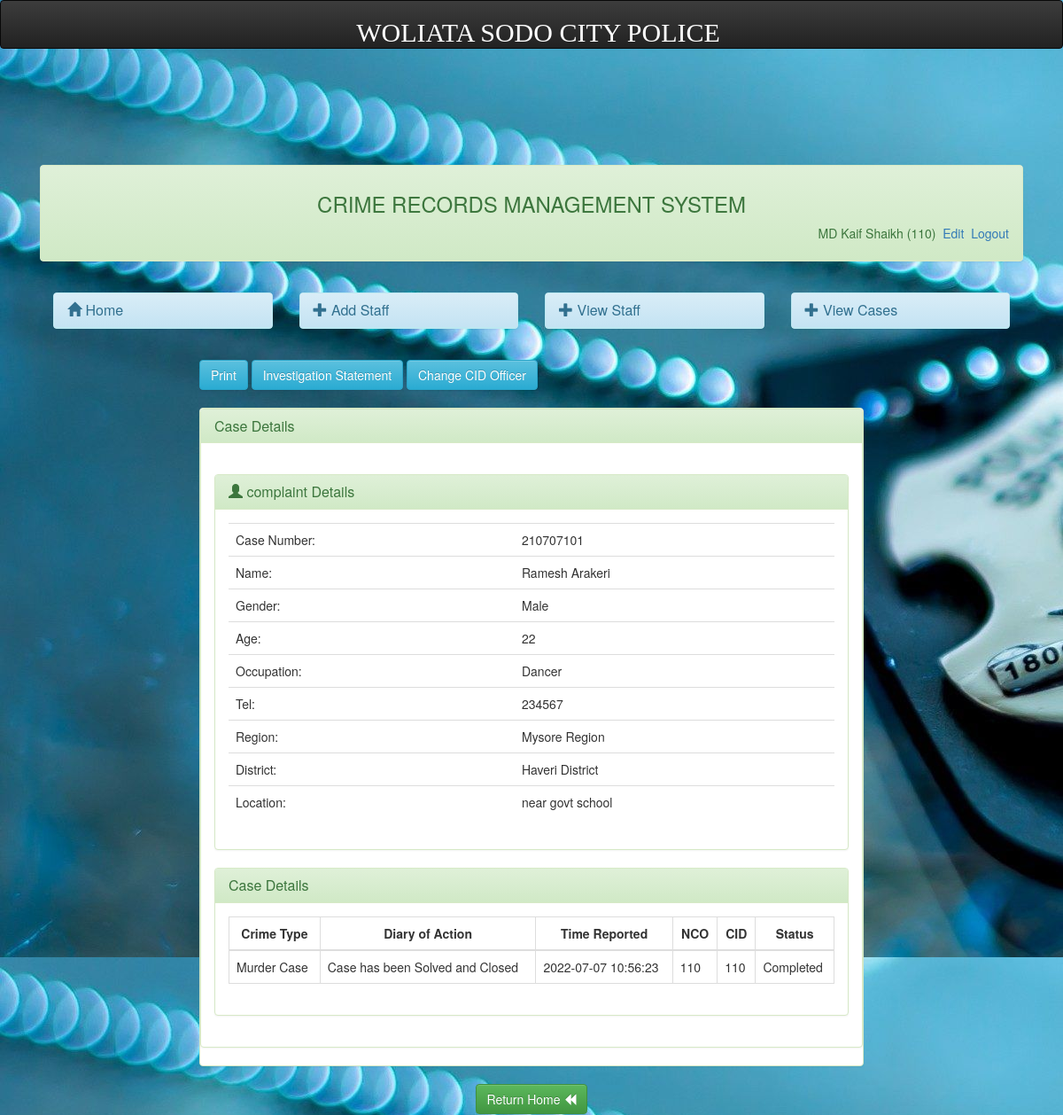
The app's page /admin/casedetails.php?id=210707101&status=Completed (signed in) with its own data.
### tables this page shows
CREATE TABLE `userlogin` (
  `id` int(11) NOT NULL,
  `staffid` varchar(20) NOT NULL,
  `status` varchar(50) NOT NULL,
  `password` varchar(50) NOT NULL,
  `surname` varchar(50) NOT NULL,
  `othernames` varchar(50) NOT NULL
);

CREATE TABLE `complaint` (
  `case_id` varchar(20) NOT NULL,
  `comp_name` varchar(100) NOT NULL,
  `tel` varchar(10) NOT NULL,
  `occupation` varchar(20) NOT NULL,
  `region` varchar(50) NOT NULL,
  `district` varchar(100) NOT NULL,
  `loc` varchar(50) NOT NULL,
  `addrs` varchar(100) NOT NULL,
  `age` int(3) NOT NULL,
  `gender` varchar(6) NOT NULL,
  `date_added` timestamp NOT NULL DEFAULT current_timestamp() ON UPDATE current_timestamp()
);

CREATE TABLE `case_table` (
  `case_id` varchar(20) NOT NULL,
  `statement` varchar(200) NOT NULL,
  `caseid` int(11) NOT NULL,
  `date_added` datetime DEFAULT NULL,
  `staffid` varchar(30) NOT NULL,
  `case_type` varchar(50) NOT NULL,
  `status` varchar(50) NOT NULL,
  `cid` varchar(20) NOT NULL DEFAULT 'Not Yet',
  `complete_date` date NOT NULL,
  `diary_of_action` varchar(200) NOT NULL
);

### admin/session.php (called while the page is built, shortened)
<?php
$session_id=$_SESSION['staffid'];
?>

### admin/casedetails.php (the view, shortened to what this page needs)
<?php
 $get_id = $_GET['id'];
 $status = $_GET['status'];
 require_once('dbconnect.php');
 include('header.php');
?>
<div class="container-fluid">
	<div class="col-md-1"></div>
	<div class="col-md-10">
</div>
<div class="container-fluid">
	<?php include('menubar.php') ?>
	<div class="col-md-2"></div>
	<div class="col-md-8">
		<a href="#" onClick="window_print()" class="btn btn-info" style="margin-bottom:20px"><i class="icon-print icon-large"></i> Print</a>
		<a href="investigation.php<?php echo '?edit='.$get_id; ?>"  class="btn btn-info" style="margin-bottom:20px"><i class="icon-print icon-large"></i> Investigation Statement</a>
		<a href="assigncase.php<?php echo '?caseid='.$get_id; ?>"  class="btn btn-info" style="margin-bottom:20px"><i class="icon-print icon-large"></i> <?php if($status=='' or $status=='Not Yet' ){echo 'Assign This Case to CID Officer';} else{echo 'Change CID Officer';}?></a>
		<div class="panel panel-success" id="outprint">
			<div class="panel panel-success">
			 	<div class="panel-heading">
			 		<h3 class="panel-title">Case Details</h3>
			 	</div>
			<div class="panel-body">
			 <br />
			 <div class="panel panel-success">
			 	<div class="panel-heading">
			 		<h3 class="panel-title"> <span class="glyphicon glyphicon-user" aria-hidden="true"></span> complaint Details</h3>
			 	</div>
			 	<div class="panel-body">
			 		<?php
			 		$query=mysqli_query($dbcon,"select * from complaint where case_id='$get_id'");
		while($row = mysqli_fetch_array($query)){
			?>
			 			 <table class="table">
			 			 	<tr>
			 			 		<td>Case Number:</td><td><?php echo $get_id?></td>
			 			 	</tr>
			 			 	<tr>
			 			 		<td>Name:</td><td><?php echo $row['comp_name']?></td>
			 			 	</tr>
			 			 	<tr>
			 			 		<td>Gender:</td><td><?php echo $row['gender']?></td>
			 			 	</tr>
			 			 	<tr>
			 			 		<td>Age:</td><td><?php echo $row['age']?></td>
			 			 	</tr>
			 			 	<tr>
			 			 		<td>Occupation:</td><td><?php echo $row['occupation']?></td>
			 			 	</tr>
			 			 	<tr>
			 			 		<td>Tel:</td><td><?php echo $row['tel']?></td>
			 			 	</tr>
			 			 	<tr>
			 			 		<td>Region:</td><td><?php echo $row['region']?></td>
			 			 	</tr>
			 			 	<tr>
			 			 		<td>District:</td><td><?php echo $row['district']?></td>
			 			 	</tr>
			 			 	<tr>
			 			 		<td>Location:</td><td><?php echo $row['loc']?></td>
			 			 	</tr>
			 			 <?php
			 			 }
			 			 ?>
			 			 </table>
			 	</div>
			 </div>
			 <div class="panel panel-success">
			 	<div class="panel-heading">
			 		<h3 class="panel-title">
			 		Case Details</h3>
			 	</div>
			 	<div class="panel-body">
			 		<table id="myTable-party" class="table table-bordered table-hover" cellspacing="0" width="100%">
							<thead>
							    <tr>
							    	<th>
							        	<center>
							       			Crime Type
							        	</center>
							        </th>
							        <th>
							        	<center>
							       			Diary of Action
							        	</center>
							        </th>
							        <th>
							        	<center>
							        		Time Reported
							        	</center>
						        	</th>
						        	 <th>
							        	<center>
							        		NCO
							        	</center>
						        	</th>
						        	<th>
							        	<center>
							        		CID
							        	</center>
						        	</th>
						        	 <th>
							        	<center>
							        		Status
							        	</center>
						        	</th>
							    </tr>
							</thead>
						    <tbody>
						    	<?php
			 		$query=mysqli_query($dbcon,"select DISTINCT * from case_table where case_id='$get_id'");
								while ($row = mysqli_fetch_array($query)) {
									?>
						    	<tr><td><?php echo $row['case_type'] ?></td>
						    		<td><?php echo $row['diary_of_action'] ?></td>
						    		<td><?php echo $row['date_added'] ?></td>
						    		<td><?php echo $row['staffid'] ?></td>
						    		<td><?php echo $row['cid'] ?></td>
						    		<td><?php echo $row['status'] ?></td>
						    	</tr>
<?php
								}
?>
</tbody>
						</table>
</div>
			 </div>
			 	</div>
			 </div>
			</div>
		</div>
	</div>
	<center>
		<a href="caseview.php" class="btn btn-success">Return Home
			<span class="glyphicon glyphicon-backward" aria-hidden="true"></span>
		</a>
	</center>
</body>
</html>

### admin/menubar.php
<div class="col-md-12">
	<div class="panel panel-success">
		<div class="panel-heading" style="padding-bottom: 40px;">
			<center><h3>CRIME RECORDS MANAGEMENT SYSTEM</h3></center>
					<?php
					include('session.php');
					include('dbconnect.php');
					$query= mysqli_query($dbcon,"select * from userlogin where staffid = '$session_id'")or die(mysqli_error());
					$row = mysqli_fetch_array($query);
					?>
                           <span class="pull-right">
                              <?php echo $row['surname']." ". $row['othernames']." (" .$row['staffid'].")";  ?>
                                 <a href="profile.php"><i class="icon-signout icon-large"></i>&nbsp;Edit</a>
                                  <a href="logout.php"><i class="icon-signout icon-large"></i>&nbsp;Logout</a>
                                 </span>
                   </div>
		</div>
		<div class="panel-body">
			<div class="row">
				<div class="col-md-3">
					<div class="panel panel-info">
						<div class="panel-heading">
							<h3 class="panel-title"> <a href="index.php">
								<span class="glyphicon glyphicon-home" aria-hidden="true"></span> Home</a>
						</div>
					</div>
				</div>
				<div class="col-md-3">
					<div class="panel panel-info">
						<div class="panel-heading">
							<h3 class="panel-title"> <a href="addstaff.php">
								<span class="glyphicon glyphicon-plus" aria-hidden="true"></span>
							Add Staff</a>
							</h3>
						</div>
					</div>
				</div>
				<div class="col-md-3">
					<div class="panel panel-info">
						<div class="panel-heading">
							<h3 class="panel-title"> <a href="user.php">
								<span class="glyphicon glyphicon-plus" aria-hidden="true"></span>
							View Staff</a>
							</h3>
						</div>
					</div>
				</div>
				<div class="col-md-3">
					<div class="panel panel-info">
						<div class="panel-heading">
							<h3 class="panel-title"> <a href="caseview.php">
								<span class="glyphicon glyphicon-plus" aria-hidden="true"></span>
							View Cases</a>
							</h3>
						</div>
					</div>
				</div>
			</div>
		</div>
	</div>
</div>

### assets/css/simple-sidebar.css (style rules this page uses)
body { overflow-x: hidden; }

### records on screen
userlogin: surname "MD Kaif", othernames "Shaikh", staffid "110"
complaint: comp_name "Ramesh Arakeri", gender "Male", age "22", occupation "Dancer", tel "234567", region "Mysore Region", district "Haveri District", loc "near govt school"
case_table: case_type "Murder Case", diary_of_action "Case has been Solved and Closed", date_added "2022-07-07 10:56:23", staffid "110", cid "110", status "Completed"
